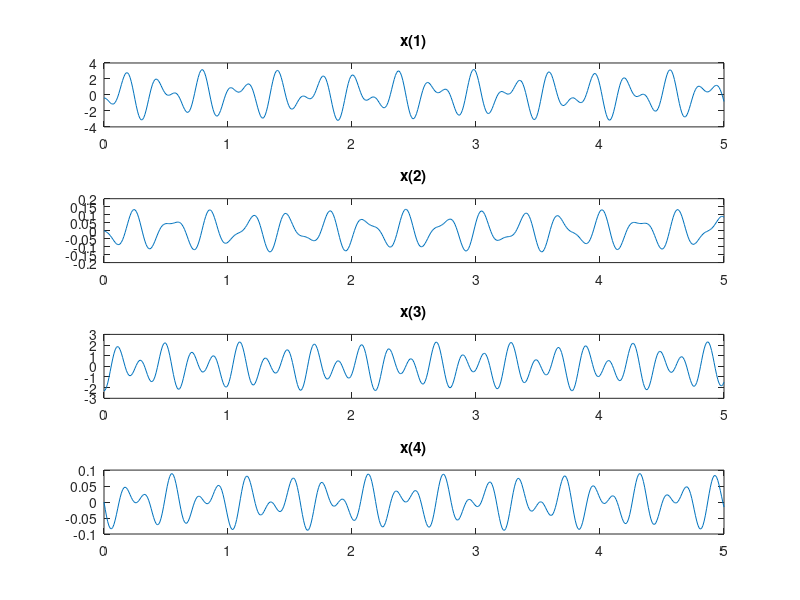
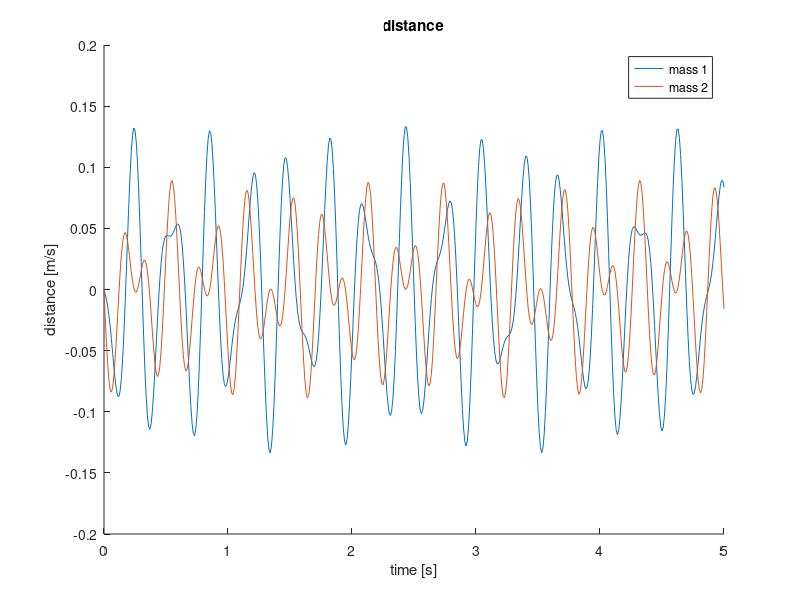

MATLAB code to generate these figures, in order:
clear 
clc

% aufgabe 2 auf aufgabenblatt1

m = 1; %[kg]
k = 200; %[N/m]
k1 = k; 
k2 = 2*k;
k3 = 6*k;
m1 = m;
m2 = 2*m;



%sys mat
A = [0        -(k1+k2)/m1     0            k2/m1;... 
     1        0               0            0;...
     0        k2/m2           0            -(k2+k3)/m2;...
     0        0               1            0];



%eigenwerte und -vektoren
[EV, L1] = eig(A);

L2 = eig(A);

%Zeitvektor
t = 0:0.01:5;

x = zeros(4,length(t));

c1 = 1;
c2 = 1;


%zustaende berechnen
x(1,:) = c1 * EV(1,1) * exp(L2(1)*t) + c1 * EV(1,2) * exp(L2(2)*t) + c1 * EV(1,3) * exp(L2(3)*t) + c1 * EV(1,4) * exp(L2(4)*t);
x(2,:) = c1 * EV(2,1) * exp(L2(1)*t) + c1 * EV(2,2) * exp(L2(2)*t) + c1 * EV(2,3) * exp(L2(3)*t) + c1 * EV(2,4) * exp(L2(4)*t);
x(3,:) = c1 * EV(3,1) * exp(L2(1)*t) + c1 * EV(3,2) * exp(L2(2)*t) + c1 * EV(3,3) * exp(L2(3)*t) + c1 * EV(3,4) * exp(L2(4)*t);
x(4,:) = c1 * EV(4,1) * exp(L2(1)*t) + c1 * EV(4,2) * exp(L2(2)*t) + c1 * EV(4,3) * exp(L2(3)*t) + c1 * EV(4,4) * exp(L2(4)*t);


figure(1)
clf

subplot(4,1,1)
plot(t,x(1,:))
title("x(1)")

subplot(4,1,2)
plot(t,x(2,:))
title("x(2)")

subplot(4,1,3)
plot(t,x(3,:))
title("x(3)")

subplot(4,1,4)
plot(t,x(4,:))
title("x(4)")


figure(2)
clf
hold on

plot(t,x(1,:))
plot(t,x(3,:))
legend("mass 1", "mass 2",'Location', 'best')
xlabel("time [s]")
ylabel("speed [m/s]")
title("speeds")

subplot(2,1,2)
clf
hold on

plot(t,x(2,:))
plot(t,x(4,:))
legend("mass 1", "mass 2",'Location', 'best')
xlabel("time [s]")
ylabel("distance [m/s]")
title("distance")
